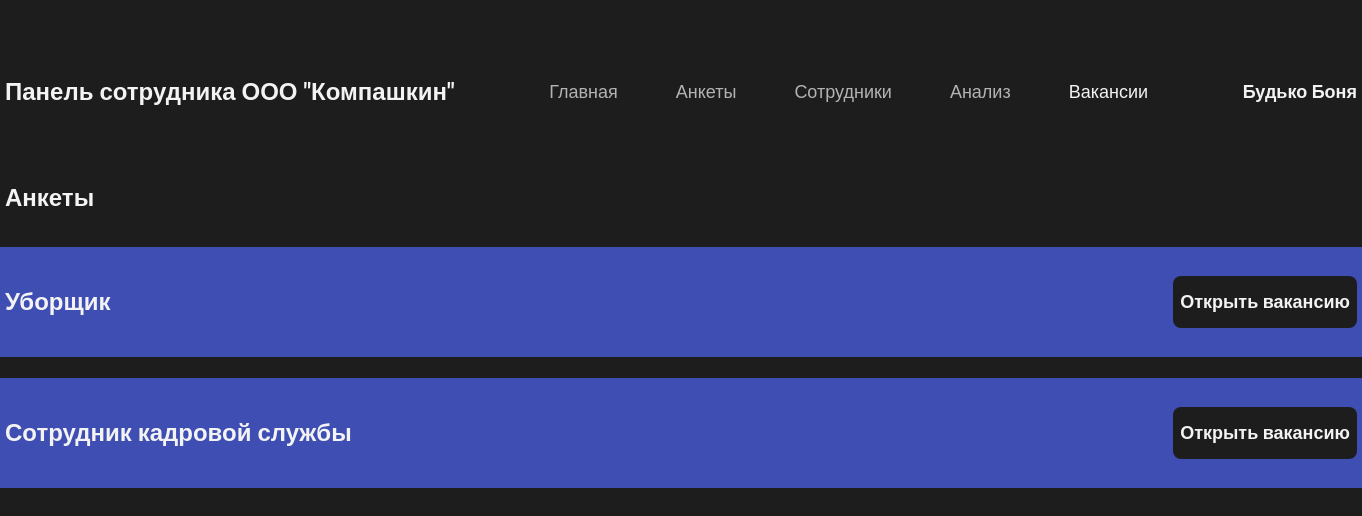
Page /hr_dep_sotr/vacans.php (signed in) on the committed database.
### tables this page shows
CREATE TABLE `anketa` (
  `id_anketa` int NOT NULL,
  `id_user` int NOT NULL,
  `fam` varchar(255) NOT NULL,
  `name` varchar(255) NOT NULL,
  `otch` varchar(255) DEFAULT NULL,
  `date_birthday` date NOT NULL,
  `pol` tinyint(1) NOT NULL,
  `mesto_rojdenia` varchar(255) NOT NULL,
  `grajdanstvo` varchar(255) NOT NULL,
  `obrazovanie` varchar(255) NOT NULL,
  `telephone` varchar(255) NOT NULL,
  `id_post` int NOT NULL,
  `resume` text NOT NULL,
  `status` varchar(255) NOT NULL
);

CREATE TABLE `posts` (
  `id_post` int NOT NULL,
  `name_post` varchar(255) NOT NULL,
  `cash` int NOT NULL,
  `active` tinyint(1) NOT NULL
);

### hr_dep_sotr/dbinfo.php (called while the page is built)
<?php
	return [
		'host' => 'localhost',
		'dbname' => 'hr_dep',
		'login' => 'root',
		'password' => 'root'
	];
?>

### hr_dep_sotr/hrlib.php (called while the page is built, shortened)
<?php
	class DB
	{
		private $db;
		public function __construct()
		{
			$dbinfo = require 'dbinfo.php';
			$this->db = new PDO('mysql:host=' . $dbinfo['host'] . ';dbname=' . $dbinfo['dbname'], $dbinfo['login'], $dbinfo['password']);
		}
		public function query($sql, $params = [])
		{
			$stmt = $this->db->prepare($sql);
			if ( !empty($params) ) {
				foreach ($params as $key => $value) {
					$stmt->bindValue(":$key", $value);
				}
			}
			$stmt->execute();
			return $stmt->fetchAll(PDO::FETCH_ASSOC);
		}
		public function get_name($id)
		{
            $param = [ "id" => $id ];
			$data = $this->query("SELECT fam, name FROM anketa WHERE id_user = :id", $param);
            if (isset($data[0]["fam"]) && isset($data[0]["name"])) {
				return $data[0]["fam"]." ".$data[0]["name"];
			}
			else {
				return null;
			}
		}
		public function get_all_vacans()
		{
			$result = $this->query("SELECT id_post, name_post, active FROM posts");
			if ($result) {
				return $result;
			}
			return null;
		}
	}
?>

### hr_dep_sotr/vacans.php (the view, shortened to what this page needs)
<?php
    include "hrlib.php";
    $db = new DB;
    $id = $_SESSION['id'];
?>
<!DOCTYPE html>
<html lang="en">
    <head>
        <link rel="stylesheet" href="css/index.css">
        <link rel="stylesheet" href="css/vacans.css">
    </head>
    <body>
        <header>
            <div class="container">
                <p class="logo">Панель сотрудника ООО "Компашкин"</p>
                <nav>
                    <ul>
                        <li>
                            <a class="main" href="index.php">Главная</a>
                        </li>
                        <li>
                            <a class="ankets" href="ankets.php">Анкеты</a>
                        </li>
                        <li>
                            <a class="send_anket" href="sotr.php">Сотрудники</a>
                        </li>
                        <li>
                            <a class="analyse" href="analyse.php">Анализ</a>
                        </li>
                        <li>
                            <a class="vacans" href="vacans.php">Вакансии</a>
                        </li>
                    </ul>
                </nav>
                <p class="name"><?php echo $db->get_name($id); ?></p>
            </div>
        </header>
        <section>
            <div class="container">
                <h1>Анкеты</h1>
            </div>
            <?php
                $data = $db->get_all_vacans();
                if ($data != null) {
                    foreach ($data as $key => $value) {
                        $active = $value["active"] == 0 ? "Открыть вакансию" : "Закрыть вакансию";
                        echo '<div class="block_status">
                                <div class="container">
                                    <p class="id">'.$value["name_post"].'</p>
                                    <a data-active='.$value["active"].' data-id='.$value["id_post"].' class="change">'.$active.'</a>
                                </div>
                            </div>';
                    }
                }
                else {
                    echo '<div class="block_status">
                            <div class="container">
                                <p class="not_anket">На текущий момент новых анкет нет</p>
                            </div>
                        </div>';
                }
            ?>
        </section>
    </body>
</html>

### hr_dep_sotr/css/index.css (style rules this page uses)
* { padding: 0; margin: 0; box-sizing: border-box; font-family: 'Roboto', sans-serif; color: #F3F3F3; }
body { background-color: #1d1d1d; }
header { padding: 78px 0; }
header .container { display: flex; justify-content: space-between; align-items: center; }
.container { width: 1352px; margin: 0 auto; }
nav li { list-style-type: none; margin-right: 58px; }
nav li:last-child { margin-right: 0; }
nav ul { display: flex; }
.logo { font-size: 24px; font-weight: 700; }
nav a { font-size: 18px; font-weight: 500; opacity: .7; text-decoration: none; }
.main { opacity: 1; }
.name { font-size: 18px; font-weight: 700; }
h1 { margin-bottom: 35px; }
h1, .id, .status { font-size: 24px; font-weight: 700; }
.block_status { background-color: #3f4eb3; padding: 29px 0; margin-bottom: 21px; }
.block_status:last-child { margin-bottom: 0; }
.block_status .container { display: flex; justify-content: space-between; align-items: center; }
.block_status .container a { width: 184px; height: 52px; border-radius: 8px; background-color: #1d1d1d; text-align: center; text-decoration: none; font-size: 18px; font-weight: 700; display: flex; align-items: center; justify-content: center; }

### hr_dep_sotr/css/vacans.css (style rules this page uses)
.main { opacity: .7; }
.vacans { opacity: 1; }

### rows in the picture
anketa: $db->get_name($id) "Будько Боня"
posts: name_post "Уборщик", active "Открыть вакансию"
posts: name_post "Сотрудник кадровой службы", active "Открыть вакансию"
